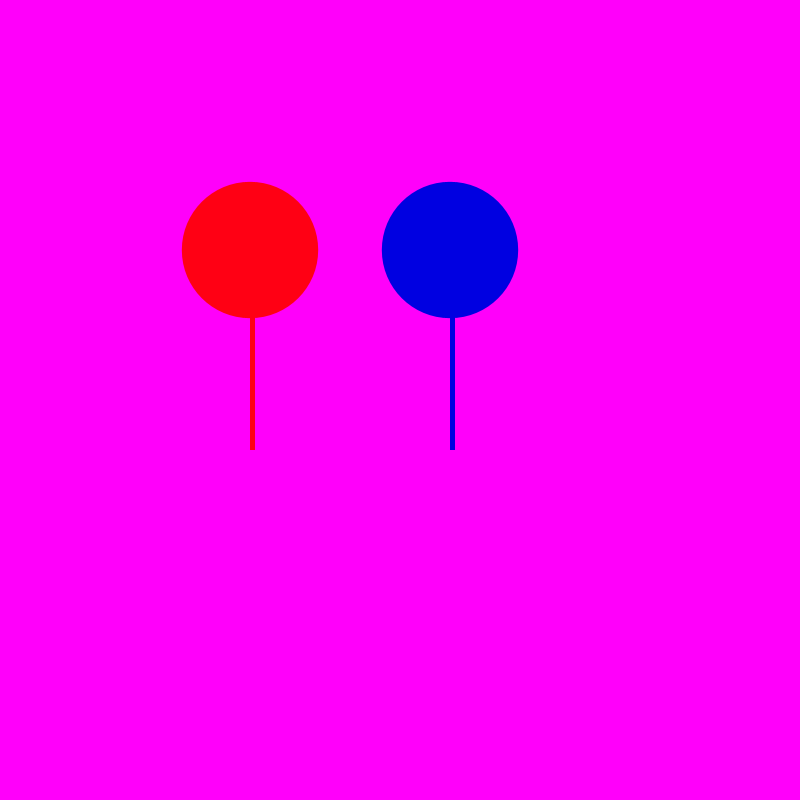
Frame 1 (no input)
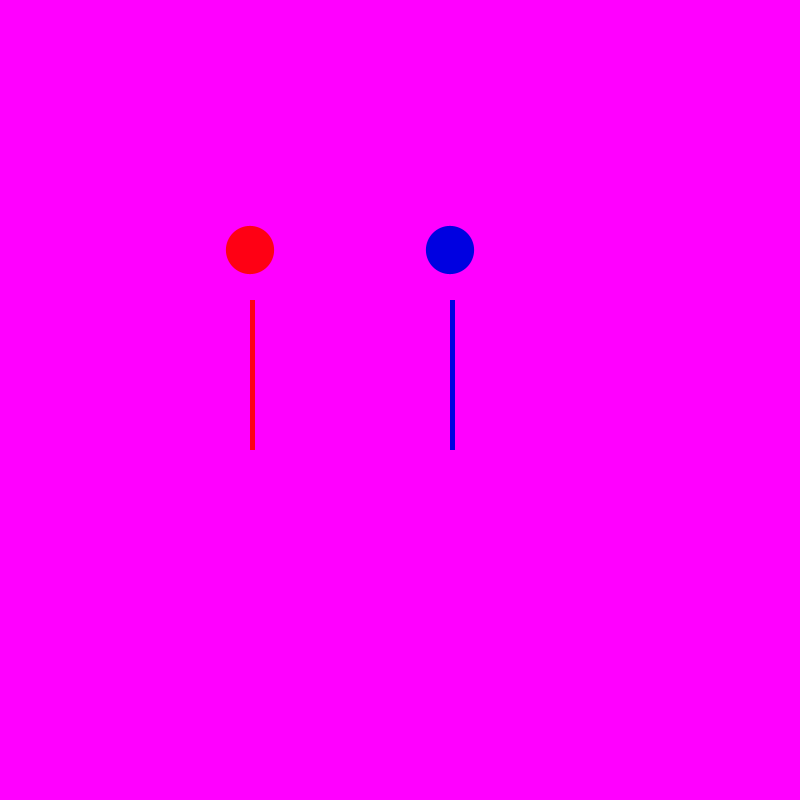
Frame 60 (the mouse pressed at the canvas centre just before this capture)
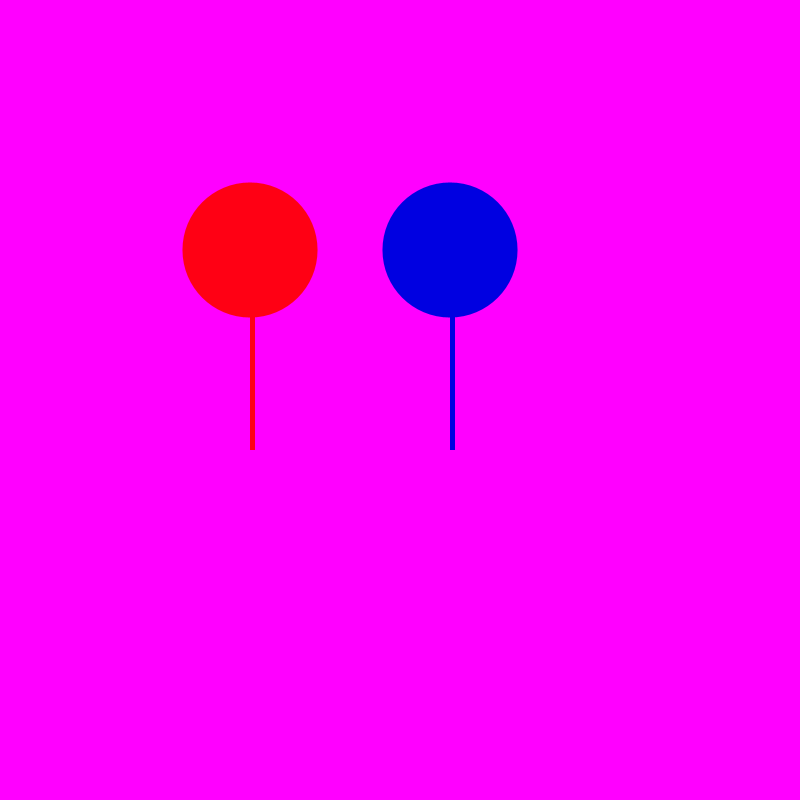
Frame 120 (the mouse held since frame 60 and released just before this capture)

The Processing sketch that drew these frames (run headless with seeded random() and noise(); from frame 60 on, the mouse is pressed at the canvas centre):

// Processing sketch: lollipop
// ── lollipop.pde
int moveX=250;
int moveY=250;
float x=0.5;
String hello="yoooo";

void setup (){
size(800,800);
frameRate(4);

}

void draw ()
{
  background(255,moveY*-1,moveX);
 float r = random (20, 200);
  
  noStroke();
  fill(256,moveX*-1,20);
  ellipse(250, 250,r,r);
  rect(250,300,5,150);

  
  moveX=moveX+1;
  moveY=moveY+1;
  
 
  fill(0,moveX*-1,225);
  ellipse(450, 250,r,r);
  rect(450,300,5,150);

  
 
if (mousePressed){
fill(255);
}
else {
  fill (126);
  
}
}
